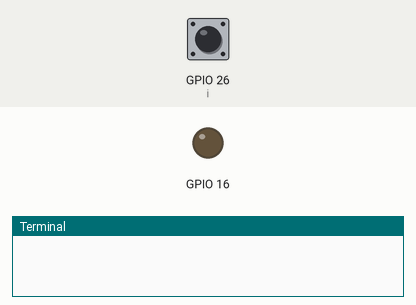
A program run on a simulated Raspberry Pi (BCM pin numbers). Shown: output pins drawn as LEDs (lit = HIGH), the last lines printed to the terminal. The inputs (shaded band) are chosen by the test bench; at power-on: GPIO 26 (i) HIGH. Web requests get an empty 200 reply after 0.4 s.

Above: at 1.2 s.
1.3 s: GPIO 26 (i) pulled LOW for 0.25 s
At 2.6 s:
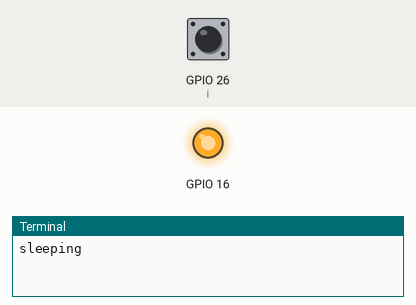
4.5 s: GPIO 26 (i) pulled LOW for 1 s
At 5.0 s:
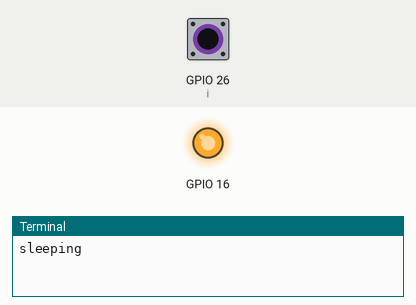
8.5 s: GPIO 26 (i) pulled LOW for 3.2 s
At 13.2 s:
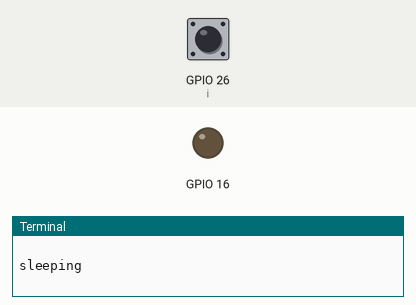
Timing chart, 0 to 14.7 s (numbered marks = the images above; inputs shaded):
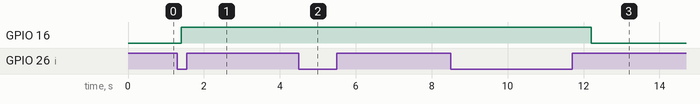

The program:

switch.py
```python
import RPi.GPIO as G
import time
import requests

def switchsense():
  while True:
    time.sleep(0.2)
    G.output(16, G.LOW)
    i = G.input(26)
    if not i:
      print("sleeping")
      G.output(16, G.HIGH)
      #Replace this URL with your deployment URL
      response = requests.post("https://halloween.askus.how/api/trigger")
      print(response.text)
      time.sleep(3)

def main():
  try:
    G.setmode(G.BCM)
    G.setup(16, G.OUT)
    G.setup(26, G.IN, pull_up_down=G.PUD_UP)
    switchsense()
  finally:
    G.cleanup()

if __name__ == "__main__":
  main()
```

Measured:
- after the input at 1.3 s, GPIO 16: LOW → HIGH after 0.10 s
- after the input at 4.5 s, GPIO 16: stays HIGH (without the input it goes to LOW after 0.50 s)
- after the input at 8.5 s, GPIO 16: HIGH → LOW after 3.7 s instead of 0.10 s
